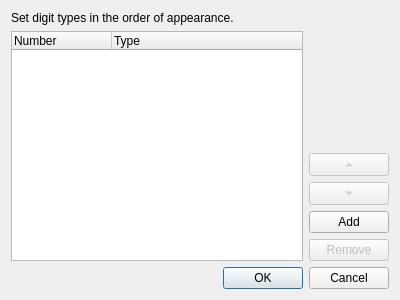
<?xml version="1.0" encoding="UTF-8"?>
<ui version="4.0">
 <class>FmEnvelopeOrderDialog</class>
 <widget class="QDialog" name="FmEnvelopeOrderDialog">
  <property name="geometry">
   <rect>
    <x>0</x>
    <y>0</y>
    <width>400</width>
    <height>300</height>
   </rect>
  </property>
  <property name="windowTitle">
   <string>Input envelope format</string>
  </property>
  <layout class="QVBoxLayout" name="verticalLayout">
   <item>
    <layout class="QGridLayout" name="gridLayout">
     <item row="0" column="0" colspan="2">
      <widget class="QLabel" name="label">
       <property name="sizePolicy">
        <sizepolicy hsizetype="Preferred" vsizetype="Preferred">
         <horstretch>0</horstretch>
         <verstretch>0</verstretch>
        </sizepolicy>
       </property>
       <property name="text">
        <string>Set digit types in the order of appearance.</string>
       </property>
      </widget>
     </item>
     <item row="1" column="0" rowspan="5">
      <widget class="QTreeWidget" name="treeWidget">
       <property name="styleSheet">
        <string notr="true"/>
       </property>
       <property name="rootIsDecorated">
        <bool>false</bool>
       </property>
       <property name="uniformRowHeights">
        <bool>true</bool>
       </property>
       <property name="columnCount">
        <number>2</number>
       </property>
       <column>
        <property name="text">
         <string>Number</string>
        </property>
       </column>
       <column>
        <property name="text">
         <string>Type</string>
        </property>
       </column>
      </widget>
     </item>
     <item row="1" column="1">
      <spacer name="verticalSpacer">
       <property name="orientation">
        <enum>Qt::Vertical</enum>
       </property>
       <property name="sizeHint" stdset="0">
        <size>
         <width>20</width>
         <height>40</height>
        </size>
       </property>
      </spacer>
     </item>
     <item row="2" column="1">
      <widget class="QToolButton" name="upToolButton">
       <property name="enabled">
        <bool>false</bool>
       </property>
       <property name="sizePolicy">
        <sizepolicy hsizetype="Minimum" vsizetype="Fixed">
         <horstretch>0</horstretch>
         <verstretch>0</verstretch>
        </sizepolicy>
       </property>
       <property name="text">
        <string/>
       </property>
       <property name="arrowType">
        <enum>Qt::UpArrow</enum>
       </property>
      </widget>
     </item>
     <item row="3" column="1">
      <widget class="QToolButton" name="downToolButton">
       <property name="enabled">
        <bool>false</bool>
       </property>
       <property name="sizePolicy">
        <sizepolicy hsizetype="Minimum" vsizetype="Fixed">
         <horstretch>0</horstretch>
         <verstretch>0</verstretch>
        </sizepolicy>
       </property>
       <property name="text">
        <string/>
       </property>
       <property name="arrowType">
        <enum>Qt::DownArrow</enum>
       </property>
      </widget>
     </item>
     <item row="4" column="1">
      <widget class="QPushButton" name="addPushButton">
       <property name="text">
        <string>Add</string>
       </property>
      </widget>
     </item>
     <item row="5" column="1">
      <widget class="QPushButton" name="removePushButton">
       <property name="enabled">
        <bool>false</bool>
       </property>
       <property name="text">
        <string>Remove</string>
       </property>
      </widget>
     </item>
    </layout>
   </item>
   <item>
    <widget class="QDialogButtonBox" name="buttonBox">
     <property name="orientation">
      <enum>Qt::Horizontal</enum>
     </property>
     <property name="standardButtons">
      <set>QDialogButtonBox::Cancel|QDialogButtonBox::Ok</set>
     </property>
    </widget>
   </item>
  </layout>
 </widget>
 <resources/>
 <connections>
  <connection>
   <sender>buttonBox</sender>
   <signal>accepted()</signal>
   <receiver>FmEnvelopeOrderDialog</receiver>
   <slot>accept()</slot>
   <hints>
    <hint type="sourcelabel">
     <x>216</x>
     <y>271</y>
    </hint>
    <hint type="destinationlabel">
     <x>258</x>
     <y>296</y>
    </hint>
   </hints>
  </connection>
  <connection>
   <sender>buttonBox</sender>
   <signal>rejected()</signal>
   <receiver>FmEnvelopeOrderDialog</receiver>
   <slot>reject()</slot>
   <hints>
    <hint type="sourcelabel">
     <x>330</x>
     <y>274</y>
    </hint>
    <hint type="destinationlabel">
     <x>369</x>
     <y>294</y>
    </hint>
   </hints>
  </connection>
 </connections>
</ui>
